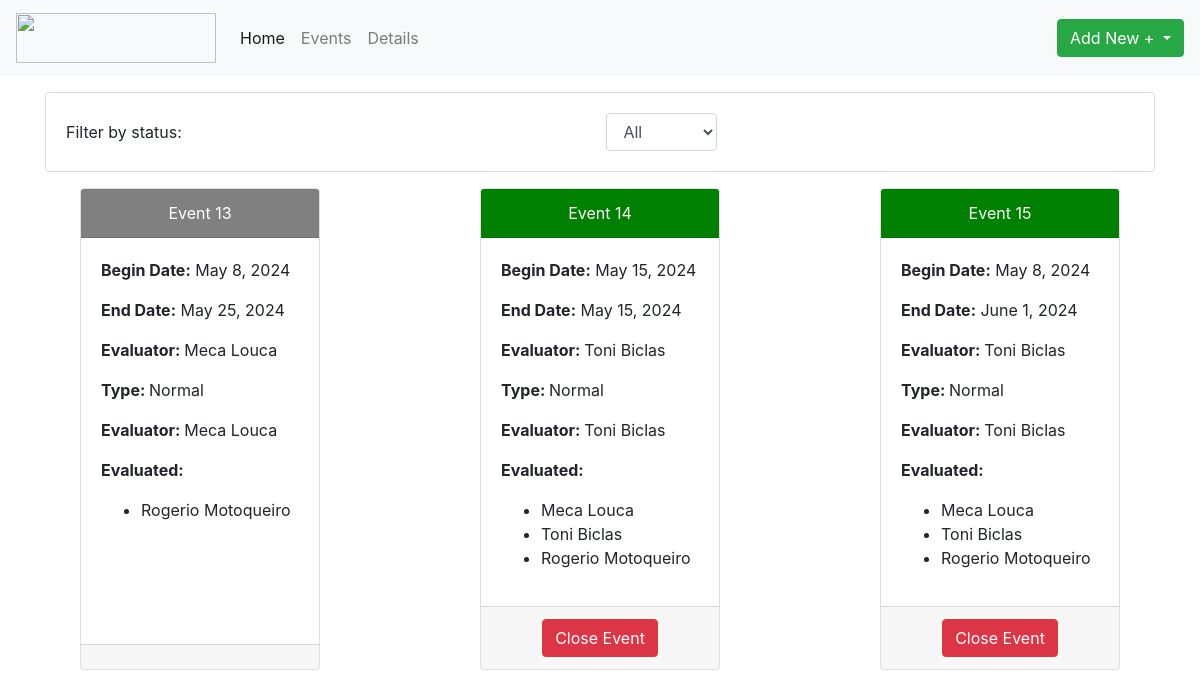
Page /show_events/ on the earlier database version.
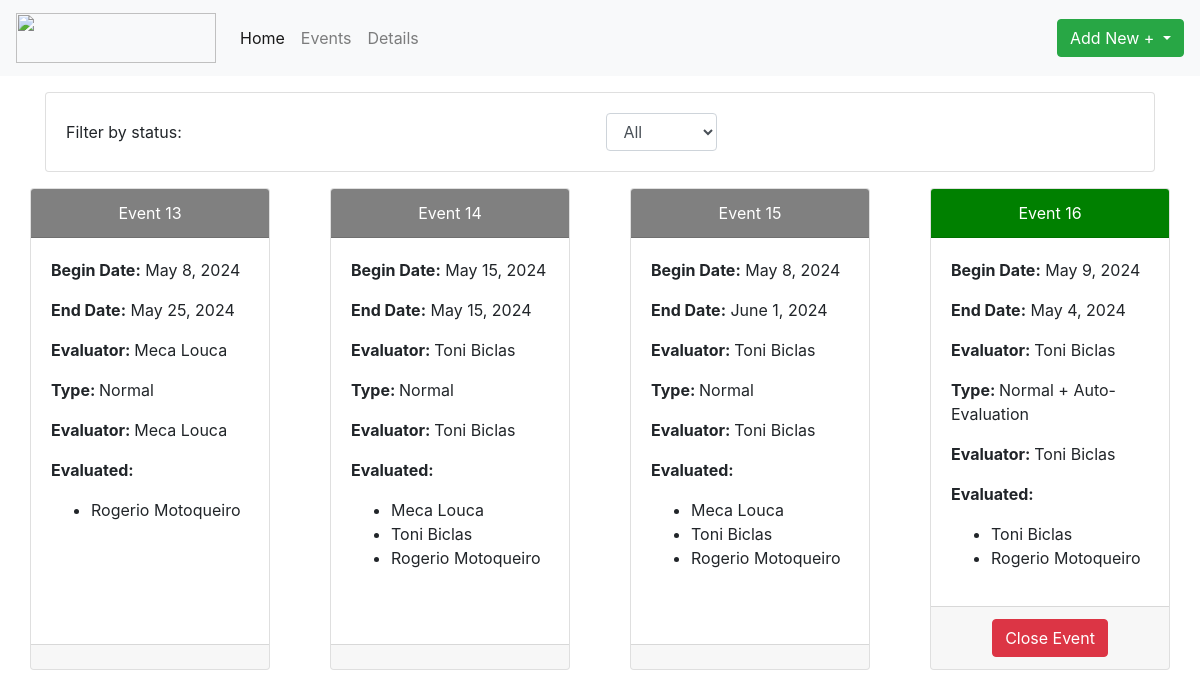
Same page on the later database version.
### database/models.py (models this page shows, shortened)
class Event(models.Model):
	NORMAL_EVALUATION = 'NE'
	EVALUATION_WITH_AUTOEVALUATION = 'EA'
	FULL_360_EVALUATION = 'F3'
	TYPE_OF_EVALUATION_CHOICES = [
		(NORMAL_EVALUATION, 'Normal'),
		(EVALUATION_WITH_AUTOEVALUATION, 'Normal + Auto-Evaluation'),
		(FULL_360_EVALUATION, 'Full 360'),
	]
	id_event = models.AutoField(primary_key=True)
	begin_event = models.DateField()
	end_event = models.DateField()
	status = models.BooleanField(default=False)
	evaluated = models.ManyToManyField(Colaborator, related_name='evaluated_events')
	evaluator = models.ForeignKey('database.Colaborator', on_delete=models.CASCADE, default=get_default_evaluator, related_name='evaluator_events')
	type_of_evaluation = models.CharField(max_length=2, choices=TYPE_OF_EVALUATION_CHOICES, default=NORMAL_EVALUATION)

class Colaborator(models.Model):
	id_colaborator = models.OneToOneField(User, on_delete=models.CASCADE, primary_key=True)
	num_colaborator = models.IntegerField()
	fname = models.CharField(max_length=100)
	lname = models.CharField(max_length=100)
	username = models.CharField(max_length=100)
	department = models.CharField(max_length=100)
	role = models.CharField(max_length=100)
	admission_date = models.DateField()
	functional_group = models.CharField(max_length=100)
	def	__str__(self):
		return self.fname + ' ' + self.lname

### database/views.py (the view)
# urls.py: path('show_events/', views.show_events, name='show_events'),
def show_events(request):
    status = request.GET.get('status', 'all')
    if status == 'all':
        events = Event.objects.all()
    elif status == 'true':
        events = Event.objects.filter(status=True)
    elif status == 'false':
        events = Event.objects.filter(status=False)
    else:
        events = Event.objects.all()  # Fallback to showing all events
    return render(request, 'show_events.html', {'events': events})

### database/templates/show_events.html (shortened to what this page needs)
{% load static %}
<!DOCTYPE html>
<html lang="en">
<head>
	<link rel="stylesheet" href="https://stackpath.bootstrapcdn.com/bootstrap/4.5.2/css/bootstrap.min.css">
	<link rel="stylesheet" href="{% static 'styles.css' %}">
</head>
<body>
	{% include 'navbar.html' %}
	{% load bootstrap4 %}
	{% bootstrap_css %}
	<div class="container my-3">
		<div class="card">
			<div class="card-body">
				<form method="get" class="form-inline">
					<label for="status" class="mr-2">Filter by status:</label>
					<select name="status" id="status" class="form-control" onchange="this.form.submit()">
						<option value="all">All</option>
					</select>
				</form>
			</div>
		</div>
	</div>
	<div class="d-flex flex-wrap justify-content-around">
		{% for event in events %}
		<div class="card mb-3" style="width: 15rem;">
			<div class="card-header text-white d-flex flex-wrap justify-content-around" style="background-color: {% if event.status %}grey{% else %}green{% endif %};">
				Event {{ event.id_event }}
			</div>
			<div class="card-body">
				<p class="card-text"><b>Begin Date:</b> {{ event.begin_event }}</p>
				<p class="card-text"><b>End Date:</b> {{ event.end_event }}</p>
				<p class="card-text"><b>Evaluator: </b> {{event.evaluator}}</p>
				<p class="card-text"><b>Type: </b> {{ event.get_type_of_evaluation_display }}</p>
				<p class="card-text"><b>Evaluator: </b> {{event.evaluator}}</p>
				<p class="card-text">
					<b>Evaluated:</b>
					<ul id="evaluated-{{ event.id_event }};">
					{% for evaluated in event.evaluated.all %}
						<li>{{ evaluated }}</li>
					{% endfor %}
					</ul>
				</p>
			</div>
			<div class="card-footer d-flex flex-wrap justify-content-around" >
				{% if not event.status %}
				<a href="{% url 'change_status' event.id_event %}" class="btn btn-danger">Close Event</a>
				{% endif %}
			</div>
		</div>
		{% endfor %}
	</div>
</body>
</html>

Differences in the rows shown:
changed Event "May 15, 2024": no longer shows "Close Event"
changed Event "June 1, 2024": no longer shows "Close Event"
added Event: id_event "16", begin_event "May 9, 2024", end_event "May 4, 2024", evaluator "Toni Biclas", type_of_evaluation "Normal + Auto-Evaluation", status "Close Event", Colaborator (fname+lname "Toni Biclas"), Colaborator (fname+lname "Rogerio Motoqueiro")
